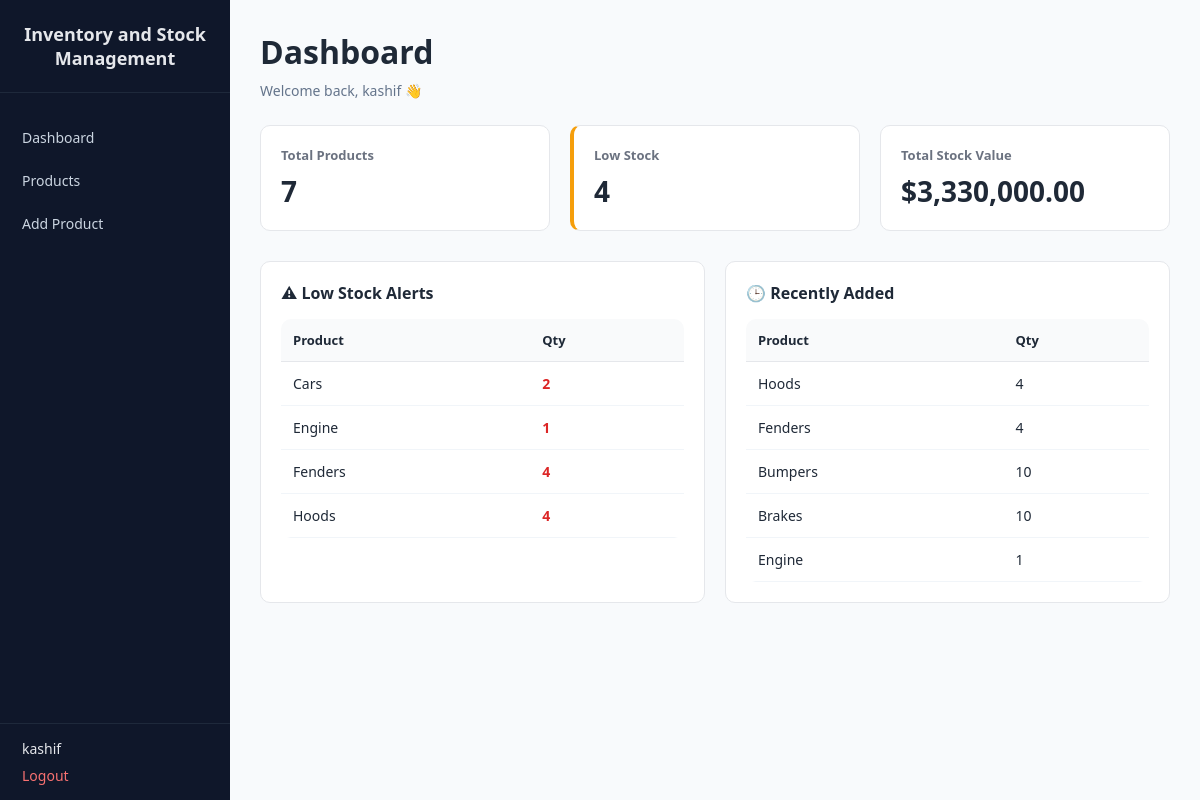
The app's page /dashboard.php (signed in) with its own data.
### tables this page shows
CREATE TABLE `products` (
  `id` int NOT NULL AUTO_INCREMENT,
  `name` varchar(100) NOT NULL,
  `supplier_id` int NOT NULL,
  `category` varchar(50) DEFAULT NULL,
  `quantity` int NOT NULL,
  `price` decimal(10,2) NOT NULL,
  `created_at` timestamp NULL DEFAULT CURRENT_TIMESTAMP,
  `user_id` int NOT NULL,
  PRIMARY KEY (`id`),
  KEY `supplier_id` (`supplier_id`),
  CONSTRAINT `products_ibfk_1` FOREIGN KEY (`supplier_id`) REFERENCES `suppliers`(`id`) ON DELETE CASCADE ON UPDATE CASCADE
);

### public/dashboard.php (the view, shortened to what this page needs)
<?php
require '../config/db.php';
require '../templates/header.php';
$user_id = $_SESSION['user_id'];
$totalProducts = $pdo->prepare("SELECT COUNT(*) FROM products WHERE user_id = ?");
$totalProducts->execute([$user_id]);
$totalProducts = $totalProducts->fetchColumn();
$lowStock = $pdo->prepare("SELECT COUNT(*) FROM products WHERE quantity < 5 AND user_id = ?");
$lowStock->execute([$user_id]);
$lowStock = $lowStock->fetchColumn();
$totalValue = $pdo->prepare("SELECT SUM(quantity * price) FROM products WHERE user_id = ?");
$totalValue->execute([$user_id]);
$totalValue = $totalValue->fetchColumn();
?>
<h1>Dashboard</h1>
<p class="subtitle">Welcome back, <?= htmlspecialchars($_SESSION['user']) ?> 👋</p>
<div class="stats">
    <div class="stat-card">
        <h3>Total Products</h3>
        <p><?= $totalProducts ?></p>
    </div>
    <div class="stat-card warning">
        <h3>Low Stock</h3>
        <p><?= $lowStock ?></p>
    </div>
    <div class="stat-card">
        <h3>Total Stock Value</h3>
        <p>$<?= number_format($totalValue ?? 0, 2) ?></p>
    </div>
</div>
<div class="dashboard-grid">
    <div class="panel">
        <h3>⚠ Low Stock Alerts</h3>
        <table>
            <tr><th>Product</th><th>Qty</th></tr>
            <?php
            $stmt = $pdo->prepare("SELECT name, quantity FROM products WHERE quantity < 5 AND user_id = ?");
            $stmt->execute([$user_id]);
            foreach ($stmt as $p):
            ?>
            <tr>
                <td><?= htmlspecialchars($p['name']) ?></td>
                <td class="danger"><?= $p['quantity'] ?></td>
            </tr>
            <?php endforeach; ?>
        </table>
    </div>
    <div class="panel">
        <h3>🕒 Recently Added</h3>
        <table>
            <tr><th>Product</th><th>Qty</th></tr>
            <?php
            $stmt = $pdo->prepare("SELECT name, quantity FROM products WHERE user_id = ? ORDER BY id DESC LIMIT 5");
            $stmt->execute([$user_id]);
            foreach ($stmt as $p):
            ?>
            <tr>
                <td><?= htmlspecialchars($p['name']) ?></td>
                <td><?= $p['quantity'] ?></td>
            </tr>
            <?php endforeach; ?>
        </table>
    </div>
</div>
<?php require '../templates/footer.php'; ?>

### assets/css/style.css (style rules this page uses)
* { box-sizing: border-box; margin: 0; padding: 0; }
body { font-family: system-ui, -apple-system, BlinkMacSystemFont, sans-serif; background: #f8fafc; color: #1f2937; }
h1, h2 { margin-bottom: 8px; }
.subtitle { color: #64748b; margin-bottom: 25px; font-size: 14px; }
.stats { display: grid; grid-template-columns: repeat(auto-fit, minmax(200px, 1fr)); gap: 20px; margin-bottom: 30px; }
.stat-card { background: #ffffff; border-radius: 10px; padding: 20px; border: 1px solid #e5e7eb; }
.stat-card h3 { font-size: 13px; color: #6b7280; margin-bottom: 8px; }
.stat-card p { font-size: 28px; font-weight: 700; }
.stat-card.warning { border-left: 4px solid #f59e0b; }
.dashboard-grid { display: grid; grid-template-columns: repeat(auto-fit, minmax(420px, 1fr)); gap: 20px; }
.panel { background: #ffffff; padding: 20px; border-radius: 10px; border: 1px solid #e5e7eb; }
.panel h3 { font-size: 16px; margin-bottom: 15px; }
table { width: 100%; border-collapse: collapse; background: #ffffff; border-radius: 10px; overflow: hidden; }
th { background: #f9fafb; padding: 12px; font-size: 13px; text-align: left; border-bottom: 1px solid #e5e7eb; }
td { padding: 12px; font-size: 14px; border-bottom: 1px solid #f1f5f9; }
.danger { color: #dc2626; font-weight: 600; }

### records on screen
products: name "Cars", quantity "2"
products: name "Engine", quantity "1"
products: name "Fenders", quantity "4"
products: name "Hoods", quantity "4"
products: name "Bumpers", quantity "10"
products: name "Brakes", quantity "10"

### other values on screen
$_SESSION['user'] "kashif"
$totalProducts "7"
$lowStock "4"
$totalValue "3,330,000.00"
